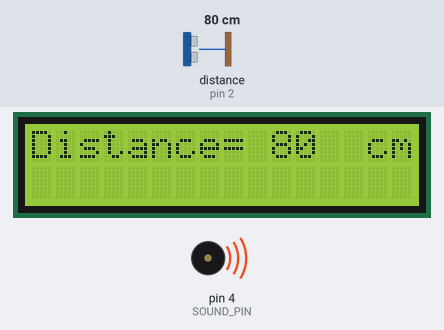
Bench run of a sketch on a simulated Arduino Uno, built with avr-gcc and run on an emulated ATmega328P. On the bench: 16×2 character LCD, buzzer (waves = sounding). Wiring (inferred from the names in the program): ultrasonic range finder: trigger pin 3; echo pin 2. The inputs (shaded band) are chosen by the test bench; at power-on: distance to the obstacle (sensor on pin 2) 80 cm. The echo pulse lasts 58.3 µs per cm.

Above: at 1.2 s.
1.3 s: distance to the obstacle (sensor on pin 2) set to 45 cm
At 1.53 s:
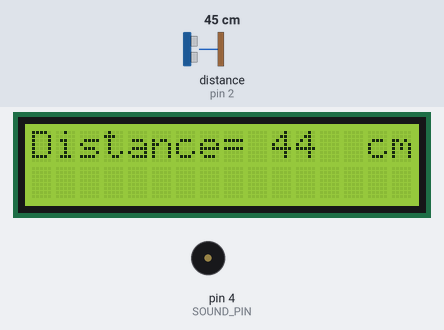
3.2 s: distance to the obstacle (sensor on pin 2) set to 36 cm
At 4.0 s:
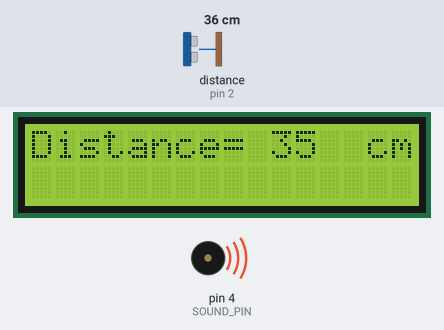
4.8 s: distance to the obstacle (sensor on pin 2) set to 120 cm
At 6.1 s:
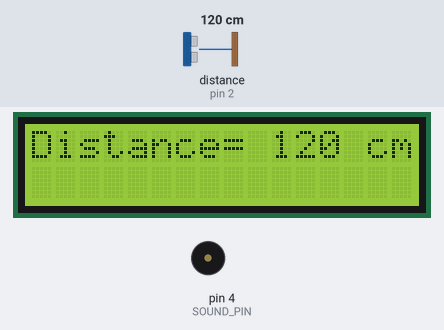
Timing chart, 0 to 12.9 s (numbered marks = the images above; inputs shaded):
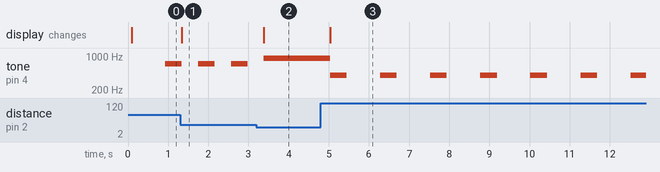

The sketch:

Parktronic_I2C.ino
```cpp
#define SOUND_PIN 4
#define ECHO_PIN 2
#define TRIG_PIN 3

// Подключаем библиотеку
#include <LiquidCrystal_I2C.h>

// Function declarations
void measureDistance(int *distance, int trigPin, int echoPin);
void displayDistance(LiquidCrystal_I2C *lcd, int distance);
void controlBuzzer(int distance, int buzzerPin);

// Создаем объект класса LiquidCrystal_I2C
LiquidCrystal_I2C lcd(0x27, 16, 2);


void setup()
{
  pinMode(SOUND_PIN, OUTPUT);
  pinMode(TRIG_PIN, OUTPUT);
  pinMode(ECHO_PIN, INPUT);
  // Инициализация и начало работы с дисплеем
  lcd.init();

  // Включаем подсветку
  lcd.backlight();

  // Устанавливаем положение курсора, 0-й столбец, 0-я строка
  lcd.setCursor(0, 0);

  // Выводим текст
  lcd.print("Device Ready!");
}


void loop()
{
	int distance = 0;
    measureDistance(&distance, TRIG_PIN, ECHO_PIN);
    displayDistance(&lcd, distance);
    controlBuzzer(distance, SOUND_PIN);
    delay(400); //для того чтобы не лагал tincercad
}

void measureDistance(int *distance, int trigPin, int echoPin) {
    digitalWrite(trigPin, LOW);
    delayMicroseconds(2);  // Минимальная задержка перед импульсом
    digitalWrite(trigPin, HIGH);
    delayMicroseconds(10); // Длина импульса 10 мкс
    digitalWrite(trigPin, LOW);

    unsigned long duration = pulseIn(echoPin, HIGH); // Засекаем время прихода эхо-импульса
    *distance = duration / 58; // Переводим в сантиметры
}

void displayDistance(LiquidCrystal_I2C *lcd, int distance) {
    static unsigned long t2 = 0;
    static bool flag = false;
    static int modeFlag = 0;

      if ((distance >= 0)&&(distance < 336)){
        if((flag == false)&&(modeFlag == 0)){
          lcd->clear();
          lcd->print("Distance= ");
          lcd->print(distance);  // Display distance
          lcd->setCursor(14, 0);
          lcd->print("cm");     // Display unit
          flag = true;
        }else{
          lcd->setCursor(10, 0);
          lcd->print("    ");
          lcd->setCursor(10, 0);
          lcd->print(distance);
        }
        modeFlag = 0;
      }else{
        if(modeFlag == 0){
          lcd->clear();
          lcd->print("  Out of sight");
          flag = false;
          modeFlag = 1;
        }

    }
}

void controlBuzzer(int distance, int buzzerPin) {
    static unsigned long t3 = 0;

    if (distance > 200) {
        noTone(buzzerPin);
    } else if (distance > 100) {
         if (millis() - t3 >= 900) {
            t3 = millis();
            tone(buzzerPin, 400);
        }
        if (millis() -t3 >= 100) {
            noTone(buzzerPin);
        }
    } else if (distance > 40) {
       if (millis() - t3 >= 600) {
            t3 = millis();
            tone(buzzerPin, 700);
        }
        if (millis() >= t3 + 100) {
            noTone(buzzerPin);
        }
    } else {
        tone(buzzerPin, 900); // Непрерывный сигнал при опасном расстоянии
    }
}
```

Measured:
- the behaviour switches between 42 and 41 cm on distance to the obstacle (sensor on pin 2) (found by bisection; images 1 and 2)
- after the input at 1.3 s, the display: changes at once (image 1)
- after the input at 3.2 s, the display: changes after 0.19 s (image 2)
- after the input at 4.8 s, tone on pin 4 (SOUND_PIN): alternates 400 Hz for 0.42 s and silent for 0.83 s, starting after 0.23 s; the display: changes after 0.23 s (image 3)
- by itself, tone on pin 4 (SOUND_PIN): alternates 700 Hz for 0.41 s and silent for 0.41 s
